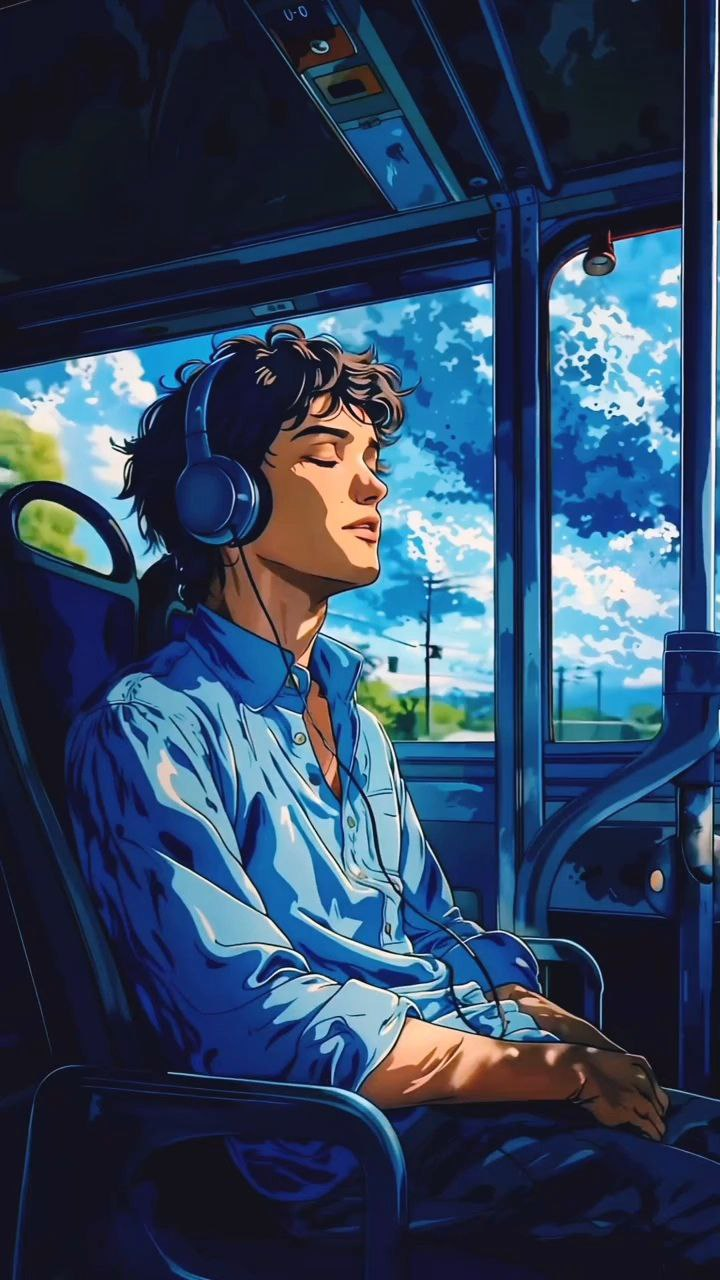
#> input picture Dev_web/Music_Player/images/song_image.jpg, 720 x 1280 px
$ python test_comparator.py ../../../Dev_web/Music_Player/images/song_image.jpg ../../../Dev_web/Music_Player/images/song_image.jpg
#> lines starting #> are read from the running program, lines starting #| are printed output that depends on the picture
### Localisation_Pieton_EKF/04_Cartographie_et_Images/feature_cartographie/image_comparator.py
import cv2
import os

class ImageComparator:
    """
    Classe permettant de comparer deux images en utilisant l'algorithme ORB (Oriented FAST and Rotated BRIEF).
    """

    def __init__(self, nfeatures=2000, min_match_count=30, max_width=800, distance_threshold=50):
        self.nfeatures = nfeatures
        self.min_match_count = min_match_count
        self.max_width = max_width
        self.distance_threshold = distance_threshold
        self.orb = cv2.ORB_create(nfeatures=self.nfeatures)
        self.bf = cv2.BFMatcher(cv2.NORM_HAMMING, crossCheck=True)

    def _load_and_preprocess(self, image_input):
        if isinstance(image_input, str):
            if not os.path.exists(image_input):
                raise FileNotFoundError(f"L'image '{image_input}' est introuvable.")
            img = cv2.imread(image_input, cv2.IMREAD_GRAYSCALE)
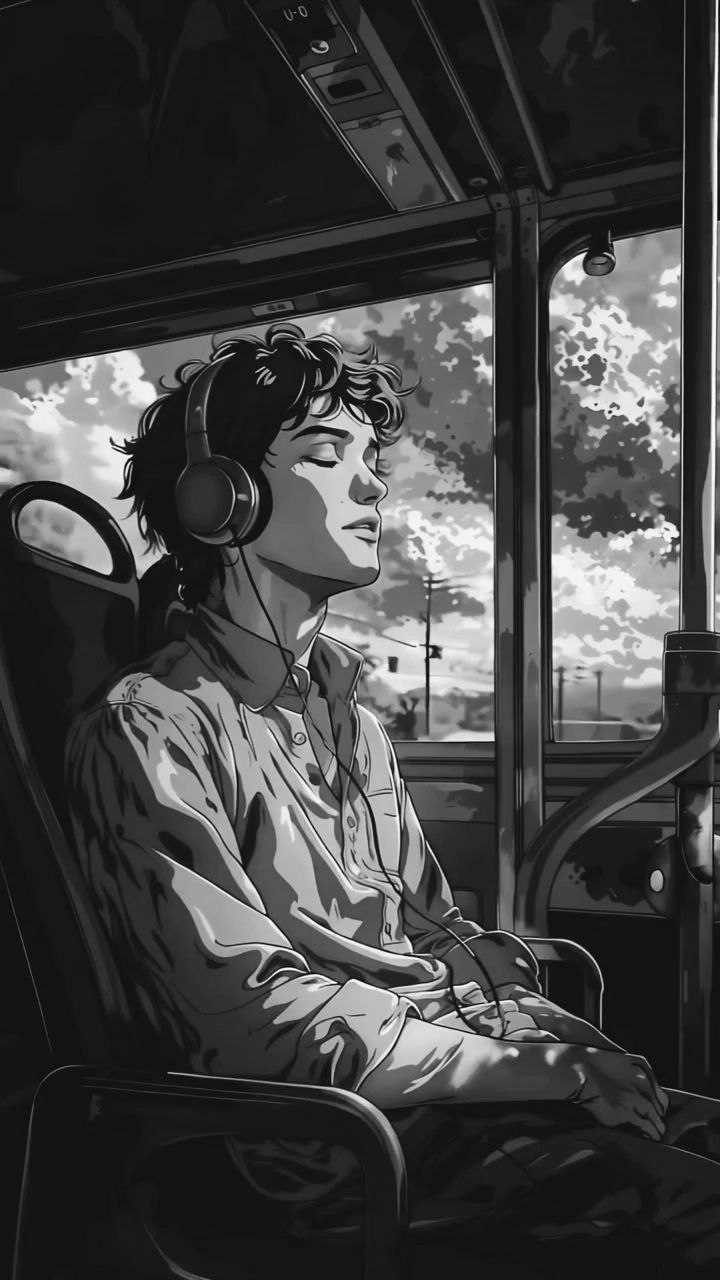
#> img: shape (1280, 720); min 0, max 255, mean 66.2
            if img is None:
                raise ValueError(f"Impossible de lire l'image : {image_input}")
        else:
            if len(image_input.shape) == 3:
                img = cv2.cvtColor(image_input, cv2.COLOR_BGR2GRAY)
            else:
                img = image_input

        h, w = img.shape
#> h = 1280; w = 720
        if w > self.max_width:
            ratio = self.max_width / w
            img = cv2.resize(img, (self.max_width, int(h * ratio)))

        return img

    def compare(self, ref_image_input, test_image_input, debug=False):
        """
        Compare deux images. Retourne un dict avec 'match', 'score', 'error'
        """
        img1 = self._load_and_preprocess(ref_image_input)
        img2 = self._load_and_preprocess(test_image_input)

        kp1, des1 = self.orb.detectAndCompute(img1, None)
#> kp1 = 2000 keypoints; strongest (x, y, size): (399, 996, 31), (123, 445, 31), (128, 458, 37.2), (130, 456, 37.2)
        kp2, des2 = self.orb.detectAndCompute(img2, None)
#> kp2 has the same summary as kp1

        if des1 is None or des2 is None:
            return {"match": False, "score": 0, "error": "Pas assez de points caractéristiques"}

        matches = self.bf.match(des1, des2)
#> matches = 2000 matches
        matches = sorted(matches, key=lambda x: x.distance)
        good_matches = [m for m in matches if m.distance < self.distance_threshold]
#> good_matches = 2000 matches

        match_count = len(good_matches)
#> match_count = 2000
        is_match = match_count >= self.min_match_count
#> is_match = True

        if debug:
            img_matches = cv2.drawMatches(
                img1, kp1, img2, kp2, good_matches[:50], None,
                flags=cv2.DrawMatchesFlags_NOT_DRAW_SINGLE_POINTS,
                matchColor=(0, 255, 0)
            )
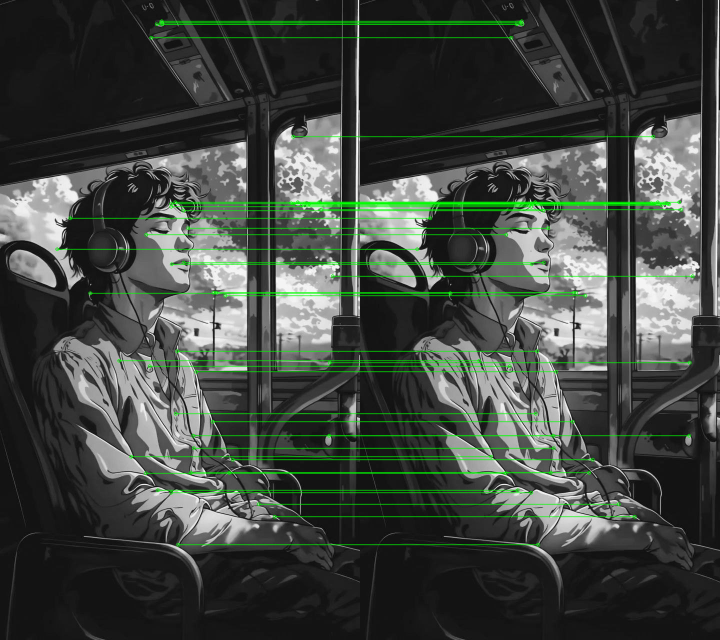
#> img_matches: shape (1280, 1440, 3) (shown at 1/2 size); mean of channels 0, 1, 2 64.2, 70.2, 64.2; drawn as B, G, R
            cv2.imshow(f"ORB Debug - Match: {is_match} ({match_count})", img_matches)
            cv2.waitKey(0)
            cv2.destroyAllWindows()

        return {
            "match": is_match,
            "score": match_count,
            "error": None
        }

### Localisation_Pieton_EKF/04_Cartographie_et_Images/feature_cartographie/test_comparator.py
import os
import sys

# On importe notre nouvelle classe
from image_comparator import ImageComparator

def main():
    if len(sys.argv) != 3:
        print("Usage: python3 test_comparator.py <image_reference.jpg> <image_test.jpg>")
        sys.exit(1)

    ref_path = sys.argv[1]
    test_path = sys.argv[2]

    print(f"Lancement du test local sur :\n- Réf : {ref_path}\n- Test : {test_path}\n")

    # Initialisation du comparateur (Orienté Objet)
    comparator = ImageComparator(nfeatures=2000, min_match_count=30, distance_threshold=50)

    try:
        # Appel de la méthode compare (avec debug=True pour afficher la fenêtre)
        result = comparator.compare(ref_path, test_path, debug=True)
#> result = 3 items

        print("\n--- RÉSULTAT ---")
        if result["match"]:
            print(f"✅ MATCH RÉUSSI ! C'est le même lieu/objet. (Score: {result['score']})")
#| ✅ MATCH RÉUSSI ! C'est le même lieu/objet. (Score: 2000)
        else:
            print(f"❌ ÉCHEC. Les images sont différentes ou trop floues. (Score: {result['score']})")

        if result["error"]:
            print(f"Détail : {result['error']}")

    except Exception as e:
        print(f"Erreur lors de la comparaison : {e}")

if __name__ == "__main__":
    main()
